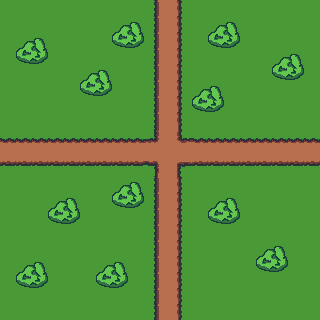

Rendered tile map (Tiled .tmx) drawn with the repository's tilesets; below, a short description and the full map source, tile grids included:
An orthogonal 20x20 tile map with 16x16 px tiles, 1 tile layer (Tile Layer 1).

<map version="1.2" tiledversion="1.2.5" orientation="orthogonal" renderorder="right-down" width="20" height="20" tilewidth="16" tileheight="16" infinite="0" nextlayerid="2" nextobjectid="1">
 <tileset firstgid="1" name="terrain_shapestorm" tilewidth="16" tileheight="16" tilecount="64" columns="8">
  <image source="../../../../drawings/Tilesets/Shapestorm Tileset/terrain_shapestorm.png" width="128" height="128" />
 </tileset>
 <layer id="1" name="Tile Layer 1" width="20" height="20">
  <data encoding="csv">
13,13,13,13,13,13,13,13,13,14,10,11,13,13,13,13,13,13,13,13,
13,13,13,13,13,13,13,7,8,14,10,11,13,7,8,13,13,13,13,13,
13,7,8,13,13,13,13,15,16,14,10,11,13,15,16,13,13,13,13,13,
13,15,16,13,13,13,13,13,13,14,10,11,13,13,13,13,13,7,8,13,
13,13,13,13,13,7,8,13,13,14,10,11,13,13,13,13,13,15,16,13,
13,13,13,13,13,15,16,13,13,14,10,11,7,8,13,13,13,13,13,13,
13,13,13,13,13,13,13,13,13,14,10,11,15,16,13,13,13,13,13,13,
13,13,13,13,13,13,13,13,13,14,10,11,13,13,13,13,13,13,13,13,
21,21,21,21,21,21,21,21,21,22,10,20,21,21,21,21,21,21,21,21,
10,10,10,10,10,10,10,10,10,10,10,10,10,10,10,10,10,10,10,10,
5,5,5,5,5,5,5,5,5,6,10,4,5,5,5,5,5,5,5,5,
13,13,13,13,13,13,13,7,8,14,10,11,13,13,13,13,13,13,13,13,
13,13,13,7,8,13,13,15,16,14,10,11,13,7,8,13,13,13,13,13,
13,13,13,15,16,13,13,13,13,14,10,11,13,15,16,13,13,13,13,13,
13,13,13,13,13,13,13,13,13,14,10,11,13,13,13,13,13,13,13,13,
13,13,13,13,13,13,13,13,13,14,10,11,13,13,13,13,7,8,13,13,
13,7,8,13,13,13,7,8,13,14,10,11,13,13,13,13,15,16,13,13,
13,15,16,13,13,13,15,16,13,14,10,11,13,13,13,13,13,13,13,13,
13,13,13,13,13,13,13,13,13,14,10,11,13,13,13,13,13,13,13,13,
13,13,13,13,13,13,13,13,13,14,10,11,13,13,13,13,13,13,13,13
</data>
 </layer>
</map>